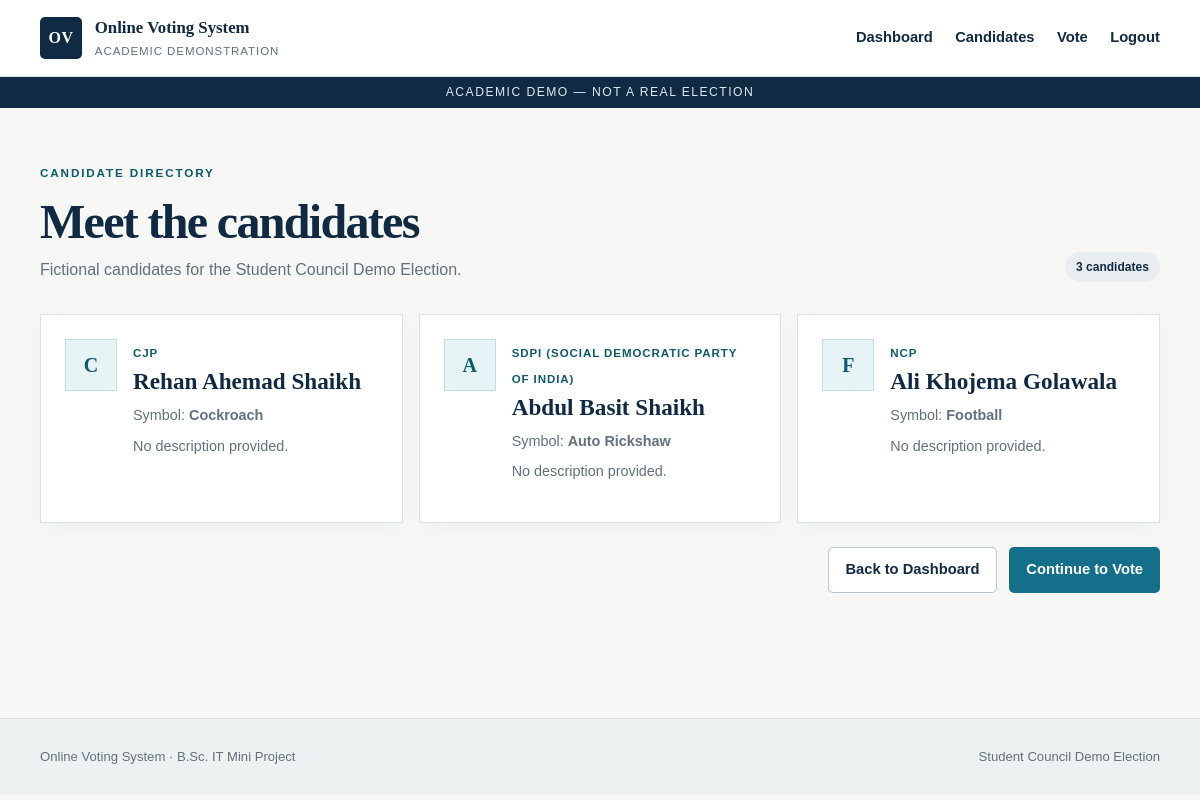
/candidates (signed in), run on the app's committed database.
### tables this page shows
CREATE TABLE candidates (
 id INTEGER PRIMARY KEY AUTOINCREMENT, name TEXT NOT NULL,
 party TEXT NOT NULL, symbol TEXT, description TEXT,
 created_at TIMESTAMP DEFAULT CURRENT_TIMESTAMP
);

### app.py (the view)
    @app.route("/candidates")
    @voter_required
    def candidates():
        rows = get_db().execute("SELECT * FROM candidates ORDER BY id").fetchall()
        return render_template("candidates.html", candidates=rows)

### database.py (called while the page is built)
def get_db():
    if "db" not in g:
        g.db = sqlite3.connect(current_app.config["DATABASE"])
        g.db.row_factory = sqlite3.Row
        g.db.execute("PRAGMA foreign_keys = ON")
    return g.db

### templates/candidates.html (shortened to what this page needs)
{% extends "base.html" %}
{% block content %}
<section class="page-section"><div class="container">
  <div class="page-header"><div><p class="eyebrow">Candidate directory</p><h1>Meet the candidates</h1><p>Fictional candidates for the Student Council Demo Election.</p></div><span class="role-badge">{{ candidates|length }} candidates</span></div>
  <div class="candidate-grid">
    {% for candidate in candidates %}
    <article class="candidate-card"><div class="symbol-box" aria-hidden="true">{{ candidate.symbol[:1] if candidate.symbol else candidate.name[:1] }}</div><div><span class="candidate-party">{{ candidate.party }}</span><h2>{{ candidate.name }}</h2><p class="symbol-line">Symbol: <strong>{{ candidate.symbol or 'Not assigned' }}</strong></p><p>{{ candidate.description or 'No description provided.' }}</p></div></article>
    {% else %}<div class="empty-state">No candidates are currently available.</div>{% endfor %}
  </div>
  <div class="page-actions"><a class="button button-secondary" href="{{ url_for('voter_dashboard') }}">Back to Dashboard</a><a class="button button-primary" href="{{ url_for('vote') }}">Continue to Vote</a></div>
</div></section>
{% endblock %}

### static/css/style.css (style rules this page uses)
:root { --navy:#102a43;--navy-2:#173f5f;--blue:#136f8a;--blue-dark:#0d596e;--teal-soft:#e6f4f5;--ink:#17232d;--muted:#61717e;--paper:#f7f8f6;--white:#fff;--line:#dce3e6;--success:#1c7457;--warning:#9a650c;--danger:#a43c3c;--shadow:0 14px 38px rgba(16,42,67,.09);--radius:10px }
* { box-sizing:border-box }
html { scroll-behavior:smooth }
body { margin:0;background:var(--paper);color:var(--ink);font-family:"Trebuchet MS","Gill Sans",sans-serif;font-size:16px;line-height:1.6 }
h1,h2,h3,p { margin-top:0 }
h1,h2,h3 { font-family:Georgia,"Times New Roman",serif;color:var(--navy);line-height:1.15 }
h1 { font-size:clamp(2rem,4.5vw,3.8rem);letter-spacing:-.035em }
h2 { font-size:clamp(1.35rem,2vw,1.8rem) }
a { color:var(--blue-dark);text-decoration-thickness:1px;text-underline-offset:3px }
.container { width:min(1120px,calc(100% - 2rem));margin:auto }
.eyebrow { color:var(--blue-dark);text-transform:uppercase;letter-spacing:.16em;font-size:.73rem;font-weight:800;margin-bottom:.7rem }
.button-row,.page-actions { display:flex;align-items:center;gap:.8rem;flex-wrap:wrap }
.button { display:inline-flex;align-items:center;justify-content:center;min-height:45px;padding:.65rem 1rem;border:1px solid transparent;border-radius:5px;font-weight:800;font-size:.92rem;text-decoration:none;cursor:pointer;transition:background .18s,transform .18s,border-color .18s }
.button-primary { background:var(--blue);color:white }
.button-secondary { background:white;color:var(--navy);border-color:#b9c6cc }
.page-section { padding:3.5rem 0 5rem;min-height:calc(100vh - 190px) }
.page-header { display:flex;align-items:flex-end;justify-content:space-between;gap:2rem;margin-bottom:2rem }
.page-header h1 { font-size:clamp(2.2rem,4vw,3.2rem);margin-bottom:.5rem }
.page-header p:last-child { color:var(--muted);margin:0 }
.role-badge,.status-pill { display:inline-flex;align-items:center;white-space:nowrap;border-radius:99px;padding:.35rem .7rem;background:#e8edef;color:var(--navy);font-size:.75rem;font-weight:800 }
.candidate-grid { display:grid;grid-template-columns:repeat(3,1fr);gap:1rem }
.candidate-card { background:white;border:1px solid var(--line);padding:1.5rem;display:grid;grid-template-columns:52px 1fr;gap:1rem;box-shadow:0 5px 15px rgba(16,42,67,.04) }
.candidate-card h2 { font-size:1.45rem;margin:.2rem 0 .6rem }
.candidate-card p { color:var(--muted);font-size:.9rem }
.candidate-party { font-size:.72rem;color:var(--blue-dark);font-weight:800;text-transform:uppercase;letter-spacing:.08em }
.symbol-box,.mini-symbol { display:grid;place-items:center;background:var(--teal-soft);border:1px solid #c3dfe1;color:var(--blue-dark);font-family:Georgia,serif;font-weight:800;text-transform:uppercase }
.symbol-box { width:52px;height:52px;font-size:1.25rem }
.symbol-line { margin-bottom:.45rem }
.page-actions { margin-top:1.5rem;justify-content:flex-end }

### data on the page
candidates: symbol "C", party "CJP", name "Rehan Ahemad Shaikh", symbol "Cockroach", description "No description provided."
candidates: symbol "A", party "SDPI (SOCIAL DEMOCRATIC PARTY OF INDIA)", name "Abdul Basit Shaikh", symbol "Auto Rickshaw", description "No description provided."
candidates: symbol "F", party "NCP", name "Ali Khojema Golawala", symbol "Football", description "No description provided."

### other printed values
{{ candidates|length }} "3"
{{ election_name }} "Student Council Demo Election"
